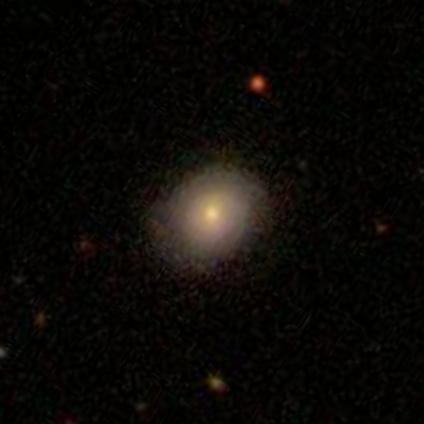
#> input picture images/img1.jpg, 424 x 424 px, found by its file name
$ python blend.py
#> lines starting #> are read from the running program, lines starting #| are printed output that depends on the picture
import cv2
import numpy as np
import matplotlib
from matplotlib import pyplot as plt
from PIL import Image

'''
img1 = cv2.imread("img1.jpg")
img2 = cv2.imread("img2.jpg")

# create new img//wider
new_width = img1.shape[0] + 30
blended = np.zeros((new_width, img1.shape[1], img1.shape[2]))

# put in img1
for i in range(img1.shape[0]):
    for j in range(img1.shape[1]):
        blended[i, j] = img1[i, j]

cv2.imshow("img1", blended)
#cv2.imshow("img2",img2)

cv2.waitKey()
'''
img1 = Image.open("images/img1.jpg")
#> img1 is the input picture: PIL image 424x424 RGB; mean R, G, B 11.4, 9.3, 6.7
img2 = Image.open("images/img2.jpg")
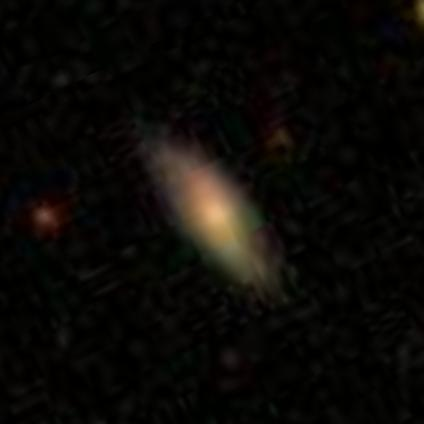
#> input picture images/img2.jpg, 424 x 424 px, found by its file name
#> img2 is the input picture: PIL image 424x424 RGB; mean R, G, B 11.4, 9.7, 6.8

img1 = img1.convert('RGB')
img2 = img2.convert('RGB')

new_width = img1.size[0] + 80
#> new_width = 504
blended = Image.new(img1.mode, (new_width, img1.size[1]))
#> blended: PIL image 504x424 RGB; every value is 0
blended_p = blended.load()
img1_p = img1.load()
img2_p = img2.load()

for i in range(blended.size[0]):
    for j in range(blended.size[1]):
        # get instensity
        if i < 80:
            blended_p[i, j] = img1_p[i, j]
        else:
            R1, B1, G1 = -1, -1, -1
            if (i < img1.size[0]):
                R1, B1, G1 = img1.getpixel((i, j))
            R2, B2, G2 = img2.getpixel((i-80, j))
            intensity2 = sum([R2, G2, B2]) / 3
            intensity1 = sum([R1, G1, B1]) / 3
            if (intensity1 > intensity2):
                blended_p[i, j] = img1_p[i, j]
            else:
                blended_p[i, j] = img2_p[i-80, j]

img1.show()
img2.show()
blended.show()
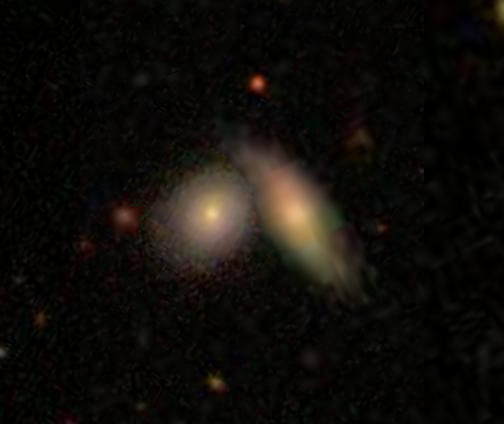
#> shown: PIL image 504x424 RGB; mean R, G, B 15.9, 13.2, 9.7
